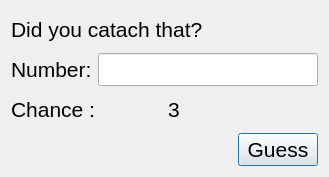
<?xml version="1.0" encoding="UTF-8"?>
<ui version="4.0">
 <class>JudgeDialog</class>
 <widget class="QDialog" name="JudgeDialog">
  <property name="geometry">
   <rect>
    <x>0</x>
    <y>0</y>
    <width>329</width>
    <height>177</height>
   </rect>
  </property>
  <property name="font">
   <font>
    <pointsize>16</pointsize>
   </font>
  </property>
  <property name="windowTitle">
   <string>Did you catch that?</string>
  </property>
  <layout class="QGridLayout" name="gridLayout">
   <item row="0" column="0">
    <widget class="QLabel" name="LabelTitle">
     <property name="font">
      <font>
       <pointsize>16</pointsize>
      </font>
     </property>
     <property name="text">
      <string>Did you catach that?</string>
     </property>
    </widget>
   </item>
   <item row="1" column="0">
    <layout class="QHBoxLayout" name="horizontalLayout">
     <item>
      <widget class="QLabel" name="LabelNum">
       <property name="font">
        <font>
         <pointsize>16</pointsize>
        </font>
       </property>
       <property name="text">
        <string>Number:</string>
       </property>
      </widget>
     </item>
     <item>
      <widget class="QLineEdit" name="LineEditGuess"/>
     </item>
    </layout>
   </item>
   <item row="2" column="0">
    <layout class="QHBoxLayout" name="horizontalLayout_2">
     <item>
      <widget class="QLabel" name="LabelChance">
       <property name="font">
        <font>
         <pointsize>16</pointsize>
        </font>
       </property>
       <property name="text">
        <string>Chance :</string>
       </property>
      </widget>
     </item>
     <item>
      <widget class="QLabel" name="LabelChanceNum">
       <property name="font">
        <font>
         <pointsize>16</pointsize>
        </font>
       </property>
       <property name="text">
        <string>3</string>
       </property>
      </widget>
     </item>
    </layout>
   </item>
   <item row="3" column="0">
    <layout class="QHBoxLayout" name="horizontalLayout_3">
     <item>
      <spacer name="horizontalSpacer">
       <property name="orientation">
        <enum>Qt::Horizontal</enum>
       </property>
       <property name="sizeHint" stdset="0">
        <size>
         <width>40</width>
         <height>20</height>
        </size>
       </property>
      </spacer>
     </item>
     <item>
      <widget class="QPushButton" name="GuessButton">
       <property name="text">
        <string>Guess</string>
       </property>
      </widget>
     </item>
    </layout>
   </item>
  </layout>
 </widget>
 <resources/>
 <connections/>
</ui>
